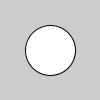
Frame 1 (no input)
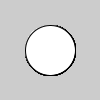
Frame 60 (the mouse pressed at the canvas centre just before this capture)
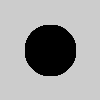
Frame 120 (the mouse held since frame 60 and released just before this capture)

The Processing sketch that drew these frames (run headless with seeded random() and noise(); from frame 60 on, the mouse is pressed at the canvas centre):

// Processing sketch: button
// ── button.pde
Juego juego;
void setup(){
  juego = new Juego(0,0,50);
  ellipseMode(CENTER);
}
void draw(){
  juego.dibujarBoton(width/2,height/2,50);
}
void mouseClicked(){
  juego.probarBoton(width/2,height/2,50);
}

// ── Juego.pde
class Juego {
 Button butt;
 int x;
 int y;
 int tam;
 Juego(int x,int y, int tam){
   this.x = x;
   this.x = y;
   this.tam = tam;
   butt = new Button(x,y,tam);
 }
 void dibujarBoton(int x,int y, int tam){
  butt.dibujar(x,y,tam);
 }
 void probarBoton(int x,int y, int tam){
  butt.probar(x,y,tam);
 }
}

// ── buttonClass.pde
class Button {
  int x;
  int y;
  int tam;
  Button(int x, int y, int tam) {
    this.x = x;
    this.x = y;
    this.tam = tam;
  }
  void dibujar(int x, int y, int tam) {
    println(dist(mouseX, mouseX, x, y));
    if (dist(mouseX, mouseX, x, y) > 25) {
      fill(255);
      println("afuera del botón");
    } else if (dist(mouseX, mouseX, x, y) < 25) {
      fill(0);
      println("adentro del botón");
    }
    ellipse(x, y, tam, tam);
  }
   void probar(int x, int y, int tam) {
    println(dist(mouseX, mouseX, x, y));
    if (dist(mouseX, mouseX, x, y) > 25) {
      fill(255);
      println("Probando Click afuera del boton");
      background(0);
    } else if (dist(mouseX, mouseX, x, y) < 25) {
      fill(0);
      println("Probando Click adentro del botón");
      background(255);
    }
    ellipse(x, y, tam, tam);
  }
}
